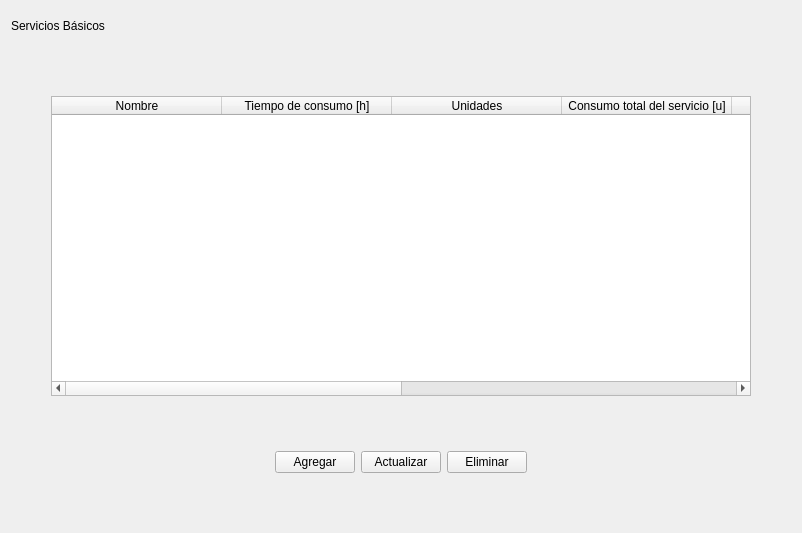
      <widget class="QWidget" name="page_6">
       <layout class="QVBoxLayout" name="verticalLayout_32">
        <item>
         <widget class="QLabel" name="label_13">
          <property name="minimumSize">
           <size>
            <width>0</width>
            <height>30</height>
           </size>
          </property>
          <property name="text">
           <string>Servicios Básicos</string>
          </property>
         </widget>
        </item>
        <item>
         <spacer name="verticalSpacer_24">
          <property name="orientation">
           <enum>Qt::Vertical</enum>
          </property>
          <property name="sizeHint" stdset="0">
           <size>
            <width>20</width>
            <height>49</height>
           </size>
          </property>
         </spacer>
        </item>
        <item>
         <layout class="QHBoxLayout" name="horizontalLayout_53">
          <item>
           <spacer name="horizontalSpacer_100">
            <property name="orientation">
             <enum>Qt::Horizontal</enum>
            </property>
            <property name="sizeType">
             <enum>QSizePolicy::Maximum</enum>
            </property>
            <property name="sizeHint" stdset="0">
             <size>
              <width>40</width>
              <height>20</height>
             </size>
            </property>
           </spacer>
          </item>
          <item>
           <widget class="QTableWidget" name="tableWidget_6">
            <property name="minimumSize">
             <size>
              <width>700</width>
              <height>300</height>
             </size>
            </property>
            <property name="editTriggers">
             <set>QAbstractItemView::NoEditTriggers</set>
            </property>
            <attribute name="horizontalHeaderDefaultSectionSize">
             <number>170</number>
            </attribute>
            <attribute name="verticalHeaderVisible">
             <bool>false</bool>
            </attribute>
            <column>
             <property name="text">
              <string>Nombre</string>
             </property>
            </column>
            <column>
             <property name="text">
              <string>Tiempo de consumo [h]</string>
             </property>
            </column>
            <column>
             <property name="text">
              <string>Unidades</string>
             </property>
            </column>
            <column>
             <property name="text">
              <string>Consumo total del servicio [u]</string>
             </property>
            </column>
            <column>
             <property name="text">
              <string>Consumo por hora [u/h]</string>
             </property>
            </column>
            <column>
             <property name="text">
              <string>Costo por unidad consumida [$/u]</string>
             </property>
            </column>
            <column>
             <property name="text">
              <string>Costo hora del servicio [$/h]</string>
             </property>
            </column>
            <column>
             <property name="text">
              <string>Máquina</string>
             </property>
            </column>
           </widget>
          </item>
          <item>
           <spacer name="horizontalSpacer_99">
            <property name="orientation">
             <enum>Qt::Horizontal</enum>
            </property>
            <property name="sizeType">
             <enum>QSizePolicy::Maximum</enum>
            </property>
            <property name="sizeHint" stdset="0">
             <size>
              <width>40</width>
              <height>20</height>
             </size>
            </property>
           </spacer>
          </item>
         </layout>
        </item>
        <item>
         <spacer name="verticalSpacer_25">
          <property name="orientation">
           <enum>Qt::Vertical</enum>
          </property>
          <property name="sizeHint" stdset="0">
           <size>
            <width>20</width>
            <height>49</height>
           </size>
          </property>
         </spacer>
        </item>
        <item>
         <layout class="QHBoxLayout" name="horizontalLayout_10">
          <item>
           <spacer name="horizontalSpacer_20">
            <property name="orientation">
             <enum>Qt::Horizontal</enum>
            </property>
            <property name="sizeHint" stdset="0">
             <size>
              <width>253</width>
              <height>20</height>
             </size>
            </property>
           </spacer>
          </item>
          <item>
           <widget class="QPushButton" name="pushButton_8">
            <property name="text">
             <string>Agregar</string>
            </property>
           </widget>
          </item>
          <item>
           <widget class="QPushButton" name="pushButton_9">
            <property name="text">
             <string>Actualizar</string>
            </property>
            <property name="checkable">
             <bool>false</bool>
            </property>
           </widget>
          </item>
          <item>
           <widget class="QPushButton" name="pushButton_7">
            <property name="text">
             <string>Eliminar</string>
            </property>
           </widget>
          </item>
          <item>
           <spacer name="horizontalSpacer_21">
            <property name="orientation">
             <enum>Qt::Horizontal</enum>
            </property>
            <property name="sizeHint" stdset="0">
             <size>
              <width>252</width>
              <height>20</height>
             </size>
            </property>
           </spacer>
          </item>
         </layout>
        </item>
        <item>
         <spacer name="verticalSpacer_26">
          <property name="orientation">
           <enum>Qt::Vertical</enum>
          </property>
          <property name="sizeHint" stdset="0">
           <size>
            <width>20</width>
            <height>49</height>
           </size>
          </property>
         </spacer>
        </item>
       </layout>
      </widget>
